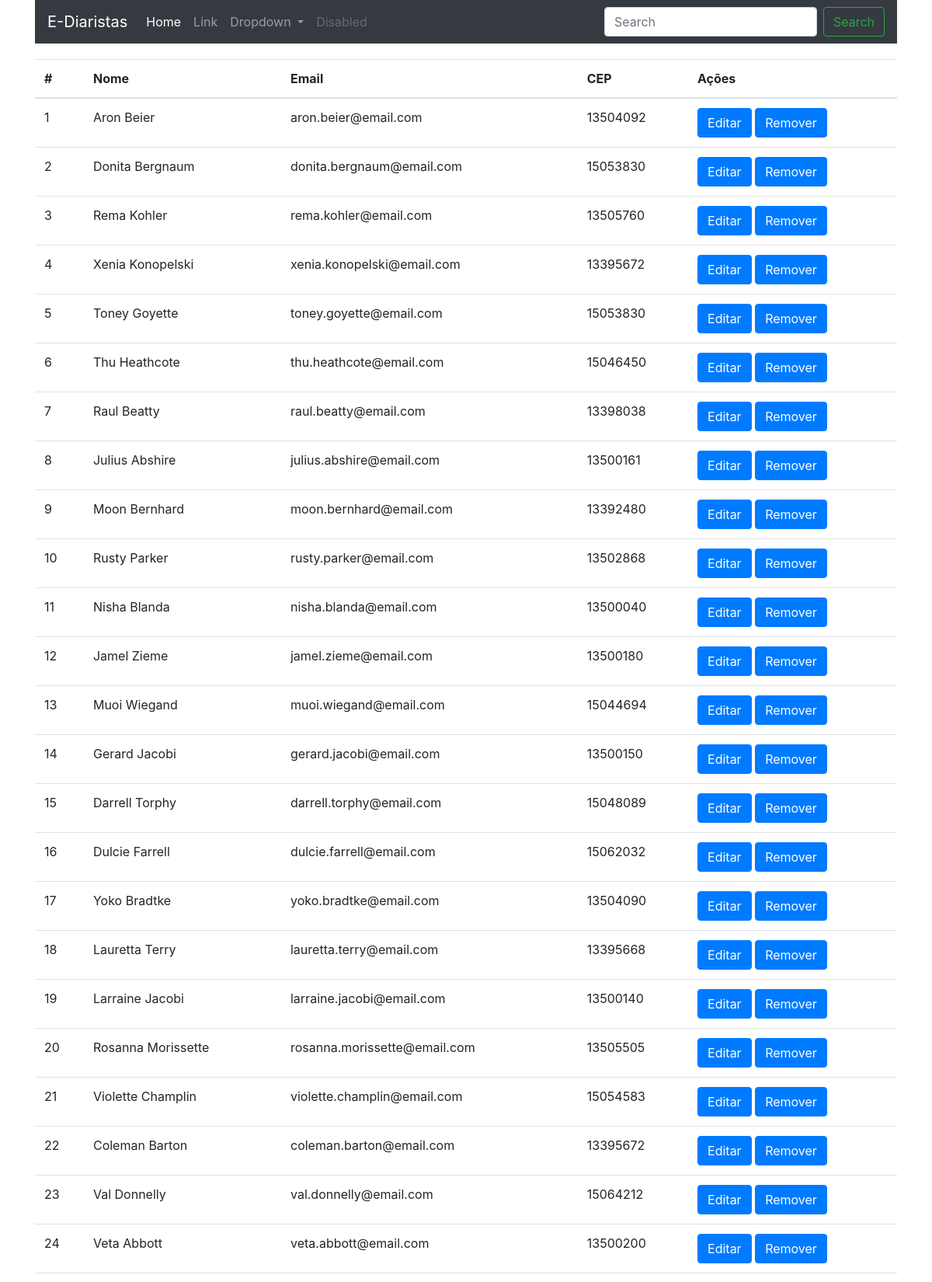
The app's page /web/listar_diaristas (upper part) with its own data.
### web/models.py (models this page shows)
class Diarista(models.Model):
    nome_completo = models.CharField(max_length=100, null=False, blank= False)
    cpf = models.CharField(max_length=11, null=False, blank=False)
    email = models.EmailField(null=False, blank=False, unique=True)
    telefone = models.CharField(max_length=11, blank=False, null=False)
    logradouro = models.CharField(max_length=60, blank=False, null=False)
    numero = models.IntegerField(blank=False, null=False)
    bairro = models.CharField(max_length=30, blank=False, null=False)
    complemento = models.CharField(max_length=100, blank=True, null=False)
    cep = models.CharField(max_length=8, blank=False, null=False)
    estado = models.CharField(max_length=2, blank=False, null=False)
    cidade = models.CharField(max_length=30, null=False, blank=False)
    codigo_ibge = models.IntegerField(blank=False, null=False)
    foto_usuario = models.ImageField(null=False)

### web/views.py (the view)
# urls.py: path("listar_diaristas", listar_diaristas, name="listar_diaristas"),
def listar_diaristas(request):
    diaristas = Diarista.objects.all()
    return render(
        request, "lista_diaristas.html",
        {"diaristas": diaristas, "title": "Listar Diarista" }
    )

### web/templates/lista_diaristas.html (shortened to what this page needs)
{% extends 'base.html' %}
{% load easy_mask  %}
{% block conteudo %}
<table class="table">
    <thead>
        <tr>
            <th>#</th>
            <th>Nome</th>
            <th>Email</th>
            <th>CEP</th>
            <th>Ações</th>
        </tr>
    </thead>
    <tbody>
        {% for diarista in diaristas  %}
            <tr>
                <td>{{diarista.id}}</td>
                <td>{{diarista.nome_completo}}</td>
                <td>{{diarista.email}}</td>
                <td>{{diarista.cep | cep }}</td>
                <td>
                    <a href="{% url 'editar_diarista' diarista.id %}" class="btn btn-primary" >Editar</a>
                    <button type="button" class="btn btn-primary" data-toggle="modal" data-target="#ExemploModalCentralizado">
                      Remover
                    </button>
                </td>
            </tr>
        {% endfor %}
    </tbody>
</table>
{% endblock conteudo %}

### records on screen
Diarista: id "1", nome_completo "Aron Beier", email "aron.beier@email.com", cep|cep "13504092"
Diarista: id "2", nome_completo "Donita Bergnaum", email "donita.bergnaum@email.com", cep|cep "15053830"
Diarista: id "3", nome_completo "Rema Kohler", email "rema.kohler@email.com", cep|cep "13505760"
Diarista: id "4", nome_completo "Xenia Konopelski", email "xenia.konopelski@email.com", cep|cep "13395672"
Diarista: id "5", nome_completo "Toney Goyette", email "toney.goyette@email.com", cep|cep "15053830"
Diarista: id "6", nome_completo "Thu Heathcote", email "thu.heathcote@email.com", cep|cep "15046450"
Diarista: id "7", nome_completo "Raul Beatty", email "raul.beatty@email.com", cep|cep "13398038"
Diarista: id "8", nome_completo "Julius Abshire", email "julius.abshire@email.com", cep|cep "13500161"
Diarista: id "9", nome_completo "Moon Bernhard", email "moon.bernhard@email.com", cep|cep "13392480"
Diarista: id "10", nome_completo "Rusty Parker", email "rusty.parker@email.com", cep|cep "13502868"
Diarista: id "11", nome_completo "Nisha Blanda", email "nisha.blanda@email.com", cep|cep "13500040"
Diarista: id "12", nome_completo "Jamel Zieme", email "jamel.zieme@email.com", cep|cep "13500180"
Diarista: id "13", nome_completo "Muoi Wiegand", email "muoi.wiegand@email.com", cep|cep "15044694"
Diarista: id "14", nome_completo "Gerard Jacobi", email "gerard.jacobi@email.com", cep|cep "13500150"
Diarista: id "15", nome_completo "Darrell Torphy", email "darrell.torphy@email.com", cep|cep "15048089"
Diarista: id "16", nome_completo "Dulcie Farrell", email "dulcie.farrell@email.com", cep|cep "15062032"
Diarista: id "17", nome_completo "Yoko Bradtke", email "yoko.bradtke@email.com", cep|cep "13504090"
Diarista: id "18", nome_completo "Lauretta Terry", email "lauretta.terry@email.com", cep|cep "13395668"
Diarista: id "19", nome_completo "Larraine Jacobi", email "larraine.jacobi@email.com", cep|cep "13500140"
Diarista: id "20", nome_completo "Rosanna Morissette", email "rosanna.morissette@email.com", cep|cep "13505505"
Diarista: id "21", nome_completo "Violette Champlin", email "violette.champlin@email.com", cep|cep "15054583"
Diarista: id "22", nome_completo "Coleman Barton", email "coleman.barton@email.com", cep|cep "13395672"
Diarista: id "23", nome_completo "Val Donnelly", email "val.donnelly@email.com", cep|cep "15064212"
Diarista: id "24", nome_completo "Veta Abbott", email "veta.abbott@email.com", cep|cep "13500200"
